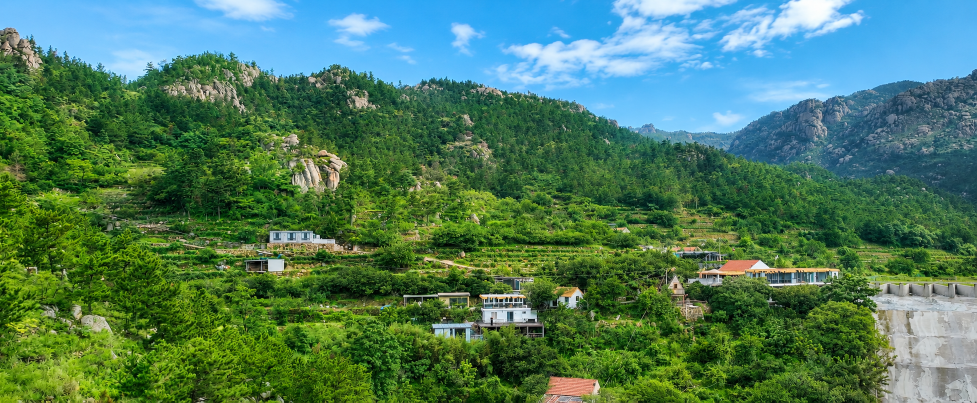
#> input picture 部分图片/山居介绍.png, 1953 x 805 px, found by its file name (shown at 1/2 size)
$ python make_tea_box_lineart_v2.py
#> lines starting #> are read from the running program, lines starting #| are printed output that depends on the picture; after the words box and inside, x2 and y2 are one past the last pixel; in counts of white or black regions, pixels touching at a corner belong together
from __future__ import annotations

import math
from pathlib import Path

import cv2
import numpy as np
from PIL import Image, ImageDraw


ROOT = Path(r"E:\AI编程\停云小程序")
SRC = ROOT / "部分图片" / "山居介绍.png"
OUT = ROOT / "输出_茶盒线稿"

GOLD = "#B88A45"
LIGHT_GOLD = "#D0A05A"
DEEP_GREEN = "#0D3B1D"


def points_to_path(points: list[tuple[float, float]] | np.ndarray, close: bool = False) -> str:
    pts = np.asarray(points, dtype=float).reshape(-1, 2)
    if len(pts) < 2:
        return ""
    d = [f"M {pts[0, 0]:.1f} {pts[0, 1]:.1f}"]
    for x, y in pts[1:]:
        d.append(f"L {x:.1f} {y:.1f}")
    if close:
        d.append("Z")
    return " ".join(d)


def contour_paths(
    mask: np.ndarray,
    min_len: float,
    epsilon: float,
    min_area: float = 0,
    limit: int | None = None,
    external: bool = False,
) -> list[str]:
    mode = cv2.RETR_EXTERNAL if external else cv2.RETR_LIST
    contours, _ = cv2.findContours(mask, mode, cv2.CHAIN_APPROX_NONE)
    items: list[tuple[float, str]] = []
    for c in contours:
        length = cv2.arcLength(c, True)
        area = abs(cv2.contourArea(c))
        x, y, w, h = cv2.boundingRect(c)
        if length < min_len or area < min_area or (w < 4 and h < 4):
            continue
        approx = cv2.approxPolyDP(c, epsilon, True)
        p = points_to_path(approx, close=True)
        if p:
            items.append((max(length, area), p))
    items.sort(reverse=True, key=lambda item: item[0])
    paths = [p for _, p in items]
    return paths[:limit] if limit else paths


def open_path_contours(edge: np.ndarray, min_len: float, epsilon: float, limit: int) -> list[str]:
    contours, _ = cv2.findContours(edge, cv2.RETR_LIST, cv2.CHAIN_APPROX_NONE)
    items: list[tuple[float, str]] = []
    for c in contours:
        length = cv2.arcLength(c, False)
        if length < min_len:
            continue
        x, y, w, h = cv2.boundingRect(c)
        if w < 10 and h < 10:
            continue
        approx = cv2.approxPolyDP(c, epsilon, False)
        p = points_to_path(approx, close=False)
        if p:
            items.append((length, p))
    items.sort(reverse=True, key=lambda item: item[0])
    return [p for _, p in items[:limit]]


def make_sky_mask(rgb: np.ndarray) -> np.ndarray:
    hsv = cv2.cvtColor(rgb, cv2.COLOR_RGB2HSV)
    h, s, v = hsv[..., 0], hsv[..., 1], hsv[..., 2]
    r = rgb[..., 0].astype(np.int16)
    g = rgb[..., 1].astype(np.int16)
    b = rgb[..., 2].astype(np.int16)
    yy = np.indices(h.shape)[0]
    blue_sky = (yy < 430) & (b > g + 4) & (b > r + 16) & (s > 28) & (v > 95)
    cloud = (yy < 330) & (v > 178) & (s < 65)
    sky = (blue_sky | cloud).astype(np.uint8) * 255
    sky = cv2.morphologyEx(sky, cv2.MORPH_CLOSE, np.ones((9, 9), np.uint8))
    return sky


def skyline_path(sky: np.ndarray, width: int, height: int) -> str:
    land = sky < 128
    ys = []
    last = 160
    for x in range(width):
        col = np.where(land[:520, x])[0]
        if len(col):
            last = int(col[0])
        ys.append(last)
    arr = np.asarray(ys, dtype=float)
    # Median first to remove tree pinholes, then moving average for a print-friendly ridge line.
    padded = np.pad(arr, (13, 13), mode="edge")
    med = np.array([np.median(padded[i : i + 27]) for i in range(width)])
    kernel = np.ones(29) / 29
    smooth = np.convolve(med, kernel, mode="same")
    pts = [(x, float(smooth[x])) for x in range(0, width, 8)]
    pts.append((width - 1, float(smooth[-1])))
    return points_to_path(pts)


def hough_paths(edge: np.ndarray, min_len: int, threshold: int, max_gap: int, angle_filter) -> list[str]:
    lines = cv2.HoughLinesP(edge, 1, np.pi / 180, threshold=threshold, minLineLength=min_len, maxLineGap=max_gap)
    if lines is None:
        return []
    paths: list[str] = []
    seen = set()
    for raw in lines[:, 0, :]:
        x1, y1, x2, y2 = map(int, raw)
        dx, dy = x2 - x1, y2 - y1
        length = math.hypot(dx, dy)
        if length < min_len:
            continue
        angle = abs(math.degrees(math.atan2(dy, dx)))
        angle = min(angle, 180 - angle)
        if not angle_filter(angle):
            continue
        key = (round(min(x1, x2) / 6), round(max(x1, x2) / 6), round((y1 + y2) / 8), round(angle / 6))
        if key in seen:
            continue
        seen.add(key)
        paths.append(f"M {x1:.1f} {y1:.1f} L {x2:.1f} {y2:.1f}")
    return paths


def make_preview(width: int, height: int, groups: dict[str, list[str]], out_file: Path):
    img = Image.new("RGB", (width, height), DEEP_GREEN)
    draw = ImageDraw.Draw(img, "RGBA")
    colors = {
        "skyline": (210, 160, 86, 128),
        "rock_forms": (205, 160, 92, 120),
        "architecture": (218, 170, 96, 165),
        "red_roof_forms": (218, 170, 96, 145),
        "terraces": (184, 138, 69, 98),
        "vegetation_texture": (184, 138, 69, 58),
        "distant_land": (184, 138, 69, 42),
    }
    for group, paths in groups.items():
        rgba = colors[group]
        width_px = 2 if group in {"skyline", "architecture", "red_roof_forms"} else 1
        for d in paths:
            vals = d.replace("M", "").replace("L", "").replace("Z", "").split()
            pts = [(float(vals[i]), float(vals[i + 1])) for i in range(0, len(vals), 2)]
            if len(pts) > 1:
                draw.line(pts, fill=rgba, width=width_px, joint="curve")
                if d.endswith("Z"):
                    draw.line([pts[-1], pts[0]], fill=rgba, width=width_px)
    img.save(out_file)


def main():
    OUT.mkdir(parents=True, exist_ok=True)
    image = Image.open(SRC).convert("RGB")
#> image is the input picture: PIL image 1953x805 RGB; mean R, G, B 78.2, 123.3, 94.3
    rgb = np.array(image)
    h, w = rgb.shape[:2]
    gray = cv2.cvtColor(rgb, cv2.COLOR_RGB2GRAY)
    hsv = cv2.cvtColor(rgb, cv2.COLOR_RGB2HSV)
#> hsv: shape (805, 1953, 3); mean H, S, V 65.8, 157.2, 137.5
    hue, sat, val = hsv[..., 0], hsv[..., 1], hsv[..., 2]
    sky = make_sky_mask(rgb)
#> in make_sky_mask, `blue_sky = (yy < 430) & (b > g + 4) & (b > r + 16) & (s > 28) & (v > 95)`:
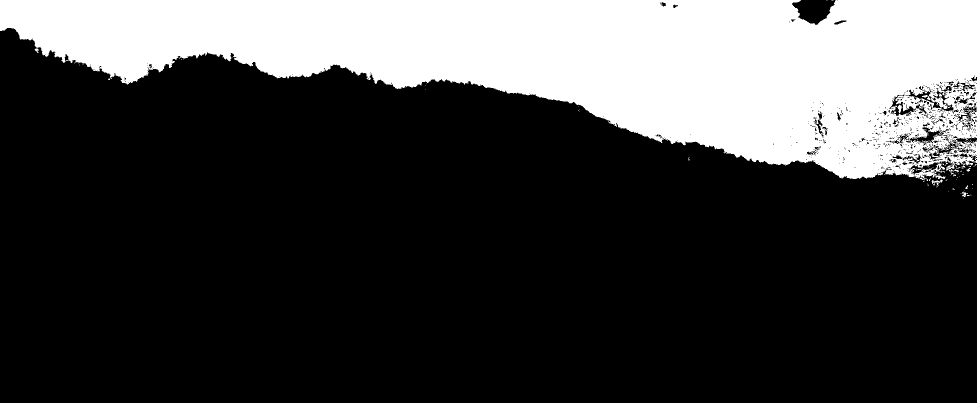
#> blue_sky: shape (805, 1953) bool (shown at 1/2 size); 25.7% white; 140 white regions (130 under 20 px), largest, box (x1, y1, x2, y2) and area: (0, 0, 1953, 362) 403585, (1863, 359, 1886, 371) 100, (1795, 210, 1804, 226) 86
    land = cv2.bitwise_not(sky)
#> land: shape (805, 1953); 72.4% white; 86 black regions (64 under 20 px), largest, box (x1, y1, x2, y2) and area: (0, 0, 1953, 375) 425492, (378, 141, 502, 229) 3166, (696, 180, 760, 217) 813
    land[:35, :] = 0

    groups: dict[str, list[str]] = {"skyline": [skyline_path(sky, w, h)]}
#> the loop in skyline_path, `for x in range(width):` made 1953 passes
#> last on passes 1 to 8: 62, 62, 62, 62, 62, 62, 62, 62
#> after the loop in skyline_path, `for x in range(width):`: ys = 1953 values, max 375 at index 1873, min 56 at index 14, mean 217
#> in skyline_path, `arr = np.asarray(ys, dtype=float)`: arr has the same summary as ys
#> in skyline_path, `padded = np.pad(arr, (13, 13), mode="edge")`: padded = 1979 values, max 375 at index 1886, min 56 at index 27, mean 216.7
#> in skyline_path, `med = np.array([np.median(padded[i : i + 27]) for i in range(width)])`: med = 1953 values, max 366 at index 1866, min 58 at index 12, mean 217.3
#> in skyline_path, `smooth = np.convolve(med, kernel, mode="same")`: smooth = 1953 values, max 364.9 at index 1872, min 31.38 at index 0, mean 216.6
#> in skyline_path, `pts = [(x, float(smooth[x])) for x in range(0, width, 8)]`: pts = 245 pairs, first value 0 to 1952, second value 31.38 to 364.9
#> in points_to_path, `pts = np.asarray(points, dtype=float).reshape(-1, 2)`: pts = 246 pairs, first value 0 to 1952, second value 31.38 to 364.9
#> in points_to_path, `d = [f"M {pts[0, 0]:.1f} {pts[0, 1]:.1f}"]`: d = ['M 0.0 31.4']
#> the loop in points_to_path, `for x, y in pts[1:]:` made 245 passes
#> (x, y) on passes 1 to 3: (8, 47.38), (16, 61.59), (24, 66.45)
#> after the loop in points_to_path, `for x, y in pts[1:]:`: d = 246 items, first 6: 'M 0.0 31.4', 'L 8.0 47.4', 'L 16.0 61.6', 'L 24.0 66.4', 'L 32.0 75.3', 'L 40.0 92.2'

    # Rock forms are a key identifier in this photo; use color, not just edge noise.
    yy = np.indices((h, w))[0]
    rock_mask = (
        (land > 0)
        & (yy < 430)
        & (sat < 96)
        & (val > 58)
        & ~((hue > 38) & (hue < 92) & (sat > 35))
    ).astype(np.uint8) * 255
#> rock_mask: shape (805, 1953); 0.61% white; 558 white regions (486 under 20 px), largest, box (x1, y1, x2, y2) and area: (584, 326, 652, 389) 2130, (644, 326, 684, 389) 1094, (0, 56, 29, 102) 728
    rock_mask = cv2.morphologyEx(rock_mask, cv2.MORPH_OPEN, np.ones((3, 3), np.uint8))
#> rock_mask: shape (805, 1953); 0.39% white; 87 white regions (49 under 20 px), largest, box (x1, y1, x2, y2) and area: (585, 330, 650, 389) 2006, (646, 330, 679, 382) 802, (9, 56, 29, 93) 463
    rock_mask = cv2.morphologyEx(rock_mask, cv2.MORPH_CLOSE, np.ones((5, 5), np.uint8))
#> rock_mask: shape (805, 1953); 0.42% white; 64 white regions (31 under 20 px)
    groups["rock_forms"] = contour_paths(rock_mask, min_len=22, epsilon=1.6, min_area=18, limit=650, external=True)
#> in contour_paths, `contours, _ = cv2.findContours(mask, mode, cv2.CHAIN_APPROX_NONE)`: contours = 64 contours, 41 with area under 20; largest, box (x1, y1, x2, y2) and area: (585, 330, 650, 389) 2020, (646, 327, 684, 382) 1124, (0, 56, 29, 97) 679, (818, 363, 842, 383) 180, (37, 79, 48, 103) 172
#> the loop in contour_paths, `for c in contours:` made 64 passes
#> (length, area, x, y, w, h) on passes 11, 12, 22, 23, 26, 29, 38, 41: (43.31, 85, 868, 363, 14, 12), (79.7, 179.5, 818, 363, 24, 20), (274.6, 2019.5, 585, 330, 65, 59), (180.9, 1124, 646, 327, 38, 55), (57.9, 104.5, 580, 316, 14, 19), (49.56, 111.5, 635, 301, 19, 11), (54.73, 63.5, 919, 281, 23, 8), (48.49, 86, 930, 262, 14, 14)
#> after the loop in contour_paths, `for c in contours:`: items = 24 items

    # Buildings: combine color-shape outlines with straight architectural strokes.
    arch_mask = np.zeros((h, w), dtype=np.uint8)
    for x1, y1, x2, y2 in [
        (455, 385, 755, 590),
        (760, 520, 1165, 735),
        (1140, 400, 1710, 650),
        (990, 680, 1335, 804),
    ]:
        arch_mask[y1:y2, x1:x2] = 255

    red_roof = (
        (arch_mask > 0)
        & ((hue < 18) | (hue > 168))
        & (sat > 55)
        & (val > 75)
    ).astype(np.uint8) * 255
#> red_roof: shape (805, 1953); 0.44% white; 255 white regions (234 under 20 px), largest, box (x1, y1, x2, y2) and area: (1090, 752, 1195, 804) 3310, (1397, 519, 1518, 557) 1678, (1505, 536, 1578, 549) 382
    red_roof = cv2.morphologyEx(red_roof, cv2.MORPH_CLOSE, np.ones((5, 5), np.uint8))
#> red_roof: shape (805, 1953); 0.54% white; 83 white regions (59 under 20 px)
    groups["red_roof_forms"] = contour_paths(red_roof, min_len=18, epsilon=1.2, min_area=20, limit=120, external=True)
#> in contour_paths (call 2), `contours, _ = cv2.findContours(mask, mode, cv2.CHAIN_APPROX_NONE)`: contours = 83 contours, 64 with area under 20; largest, box (x1, y1, x2, y2) and area: (1090, 752, 1195, 805) 3346, (1397, 519, 1635, 557) 2275, (1356, 589, 1391, 628) 255, (649, 487, 686, 501) 212, (603, 486, 644, 498) 210
#> the loop in contour_paths (call 2), `for c in contours:` made 83 passes
#> c on passes 31, 32, 33, 34, 36, 37, 39, 40: [[1147, 586], [1148, 586]], [[1149, 584]], [[1110, 584]], [[1317, 583]], [[1152, 575]], [[1363, 572]], [[1320, 569]], [[1321, 567]]

    white_wall = ((arch_mask > 0) & (sat < 82) & (val > 112)).astype(np.uint8) * 255
#> white_wall: shape (805, 1953); 1.5% white; 551 white regions (468 under 20 px), largest, box (x1, y1, x2, y2) and area: (864, 584, 1088, 685) 6239, (539, 459, 707, 504) 2651, (1520, 542, 1667, 575) 1390
    white_wall = cv2.morphologyEx(white_wall, cv2.MORPH_OPEN, np.ones((2, 2), np.uint8))
#> white_wall: shape (805, 1953); 1.4% white; 289 white regions (205 under 20 px), largest, box (x1, y1, x2, y2) and area: (957, 585, 1075, 655) 4266, (540, 462, 688, 503) 2546, (865, 641, 967, 686) 1496
    white_wall = cv2.morphologyEx(white_wall, cv2.MORPH_CLOSE, np.ones((4, 4), np.uint8))
#> white_wall: shape (805, 1953); 1.5% white; 160 white regions (104 under 20 px), largest, box (x1, y1, x2, y2) and area: (866, 556, 1089, 687) 7382, (536, 461, 697, 508) 2910, (1532, 546, 1667, 577) 1536
    wall_paths = contour_paths(white_wall, min_len=20, epsilon=1.0, min_area=18, limit=260, external=True)

    arch_gray = cv2.GaussianBlur(gray, (3, 3), 0)
    arch_edges = cv2.Canny(arch_gray, 45, 120, L2gradient=True)
#> arch_edges: shape (805, 1953); 21.8% white in thin lines or dots
    arch_edges = cv2.bitwise_and(arch_edges, arch_mask)
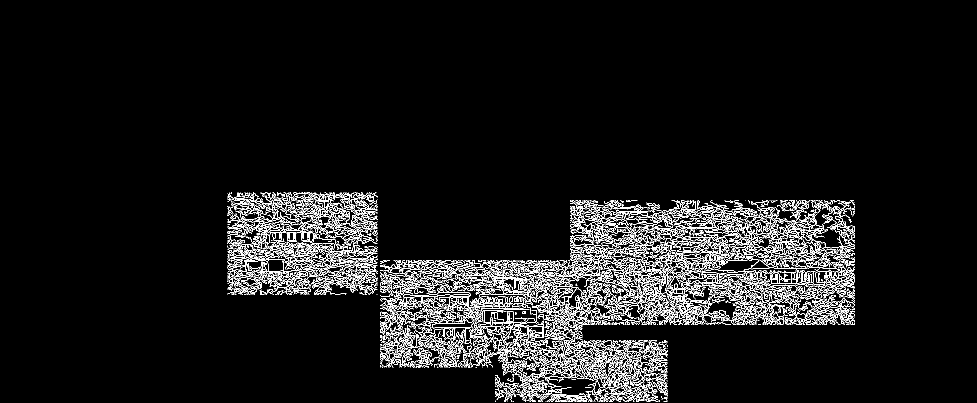
#> arch_edges: shape (805, 1953) (shown at 1/2 size); 5.9% white in thin lines or dots, all inside (x1, y1, x2, y2) = (455, 385, 1710, 804)
    straight_arch = hough_paths(
        arch_edges,
        min_len=20,
        threshold=30,
        max_gap=5,
        angle_filter=lambda a: a < 10 or abs(a - 90) < 10 or 17 < a < 40,
    )[:620]
#> the loop in hough_paths, `for raw in lines[:, 0, :]:` made 1986 passes
#> raw on passes 1 to 3: [943, 570, 983, 570], [761, 550, 787, 550], [636, 570, 657, 569]
    groups["architecture"] = wall_paths + straight_arch

    # Terraces and retaining walls should read as the residence landscape.
    terrain_edges = cv2.Canny(cv2.GaussianBlur(gray, (7, 7), 0), 42, 110, L2gradient=True)
#> terrain_edges: shape (805, 1953); 10.7% white in thin lines or dots
    terrain_edges = cv2.bitwise_and(terrain_edges, land)
#> terrain_edges: shape (805, 1953); 10% white in thin lines or dots
    terrain_edges[:300, :] = 0
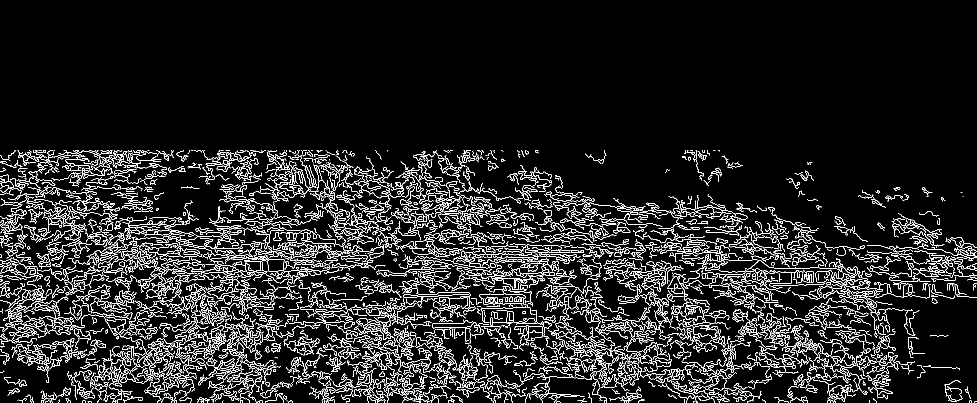
#> terrain_edges: shape (805, 1953) (shown at 1/2 size); 8.8% white in thin lines or dots, all inside (x1, y1, x2, y2) = (0, 300, 1953, 805)
    terrain_edges = cv2.bitwise_and(terrain_edges, cv2.bitwise_not(arch_mask))
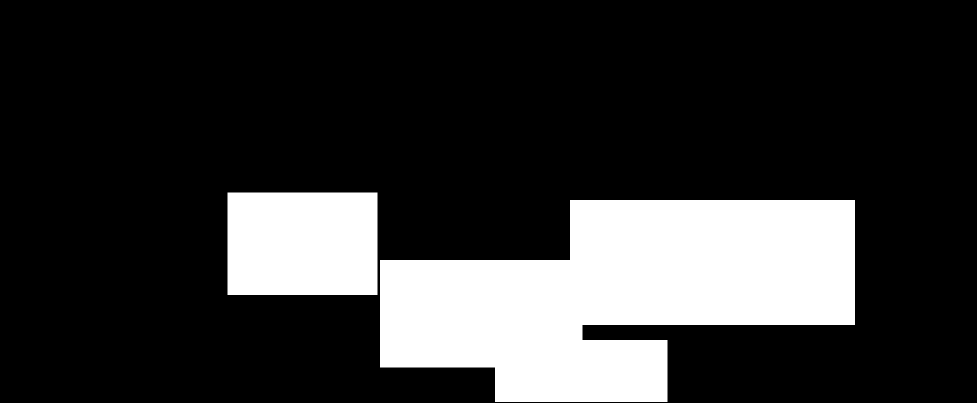
#> arch_mask: shape (805, 1953) (shown at 1/2 size); 20.4% white; 2 white regions, box (x1, y1, x2, y2) and area: (760, 400, 1710, 804) 259480, (455, 385, 755, 590) 61500
    groups["terraces"] = hough_paths(
        terrain_edges,
        min_len=48,
        threshold=42,
        max_gap=12,
        angle_filter=lambda a: a < 9,
    )[:560]
#> the loop in hough_paths (call 2), `for raw in lines[:, 0, :]:` made 877 passes
#> raw on passes 1 to 3: [1250, 662, 1325, 665], [365, 628, 467, 635], [724, 373, 785, 380]

    # Broad, slow contours give the mountains shape without turning leaves into static.
    broad = cv2.GaussianBlur(gray, (15, 15), 0)
    distant_paths: list[str] = []
    for level in [65, 82, 99, 116, 136, 156]:
        mask = ((broad < level) & (land > 0) & (yy < 560)).astype(np.uint8) * 255
        mask = cv2.morphologyEx(mask, cv2.MORPH_OPEN, np.ones((4, 4), np.uint8))
        distant_paths.extend(contour_paths(mask, min_len=90, epsilon=3.2, min_area=160, limit=90, external=True))
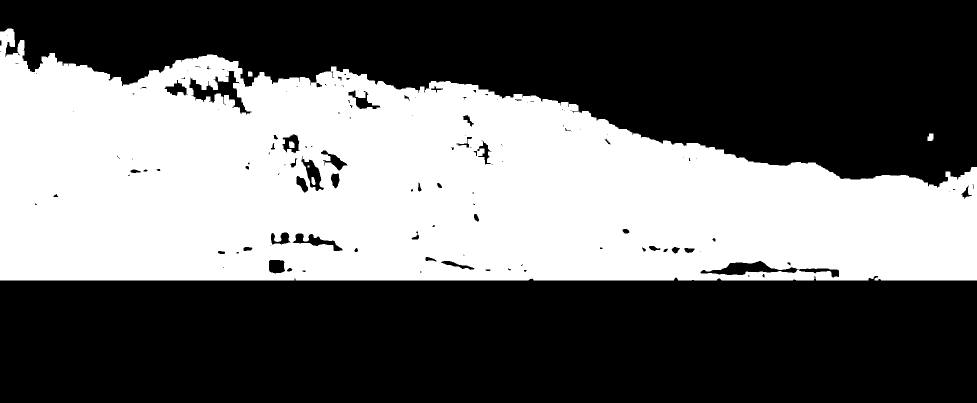
#> mask: shape (805, 1953) (shown at 1/2 size); 41.4% white; 6 white regions (1 under 20 px), largest, box (x1, y1, x2, y2) and area: (0, 57, 1953, 561) 650136, (1855, 267, 1867, 282) 156, (578, 283, 589, 296) 129, (623, 354, 631, 370) 100, (496, 143, 505, 153) 87
    groups["distant_land"] = distant_paths[:360]

    texture_src = cv2.GaussianBlur(gray, (9, 9), 0)
    texture = cv2.Canny(texture_src, 35, 90, L2gradient=True)
#> texture: shape (805, 1953); 9.2% white in thin lines or dots
    texture = cv2.bitwise_and(texture, land)
#> texture: shape (805, 1953); 8.5% white in thin lines or dots
    texture = cv2.bitwise_and(texture, cv2.bitwise_not(arch_mask))
#> texture: shape (805, 1953); 5.8% white in thin lines or dots
    texture[:170, :] = 0
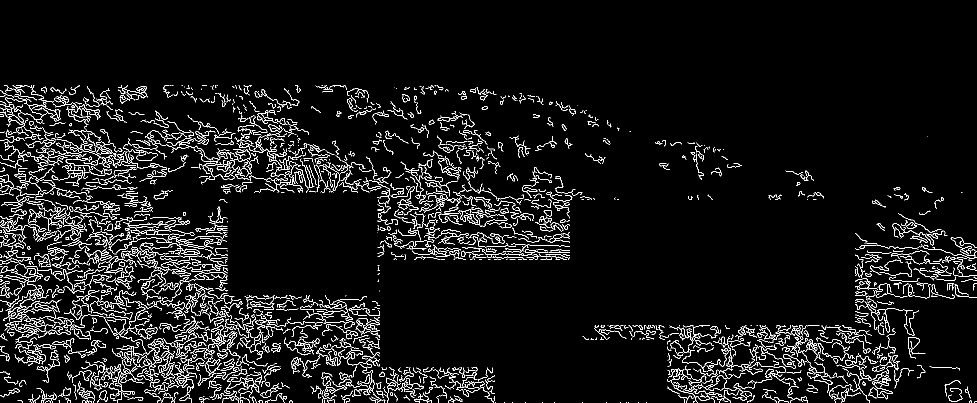
#> texture: shape (805, 1953) (shown at 1/2 size); 5.6% white in thin lines or dots, all inside (x1, y1, x2, y2) = (0, 170, 1953, 805)
    # Keep texture sparse, biased toward long strokes.
    groups["vegetation_texture"] = open_path_contours(texture, min_len=54, epsilon=2.4, limit=850)
#> the loop in open_path_contours, `for c in contours:` made 2026 passes
#> c on passes 1 to 3: [[1293, 804]], [[1276, 804]], [[1256, 804]]

    style = """
  <style>
    svg { background: transparent; }
    .skyline { fill: none; stroke: #D0A05A; stroke-width: 1.15; stroke-linecap: round; stroke-linejoin: round; opacity: .54; }
    .rock_forms { fill: none; stroke: #C99A55; stroke-width: .85; stroke-linecap: round; stroke-linejoin: round; opacity: .48; }
    .architecture { fill: none; stroke: #D8AA60; stroke-width: .95; stroke-linecap: round; stroke-linejoin: round; opacity: .70; }
    .red_roof_forms { fill: none; stroke: #D8AA60; stroke-width: .9; stroke-linecap: round; stroke-linejoin: round; opacity: .62; }
    .terraces { fill: none; stroke: #B88A45; stroke-width: .72; stroke-linecap: round; stroke-linejoin: round; opacity: .42; }
    .distant_land { fill: none; stroke: #B88A45; stroke-width: .58; stroke-linecap: round; stroke-linejoin: round; opacity: .22; }
    .vegetation_texture { fill: none; stroke: #B88A45; stroke-width: .52; stroke-linecap: round; stroke-linejoin: round; opacity: .24; }
  </style>
"""
    svg_path = OUT / "停云山居_茶盒线稿_v2_按原图结构.svg"
    with svg_path.open("w", encoding="utf-8", newline="\n") as f:
        f.write(f'<svg xmlns="http://www.w3.org/2000/svg" width="{w}" height="{h}" viewBox="0 0 {w} {h}">\n')
        f.write("  <title>停云山居茶盒线稿 v2</title>\n")
        f.write("  <desc>Structured line art from the source photo: skyline, rock forms, architecture, terraces, restrained vegetation texture.</desc>\n")
        f.write(style)
        for group, paths in groups.items():
            f.write(f'  <g id="{group}" class="{group}">\n')
            for p in paths:
                if p:
                    f.write(f'    <path d="{p}" />\n')
            f.write("  </g>\n")
#> this loop made 7 passes
        f.write("</svg>\n")

    make_preview(w, h, groups, OUT / "停云山居_茶盒线稿_v2_按原图结构_深绿预览.png")
#> the loop in make_preview, `for group, paths in groups.items():` made 7 passes
#> in make_preview, `img.save(out_file)`:
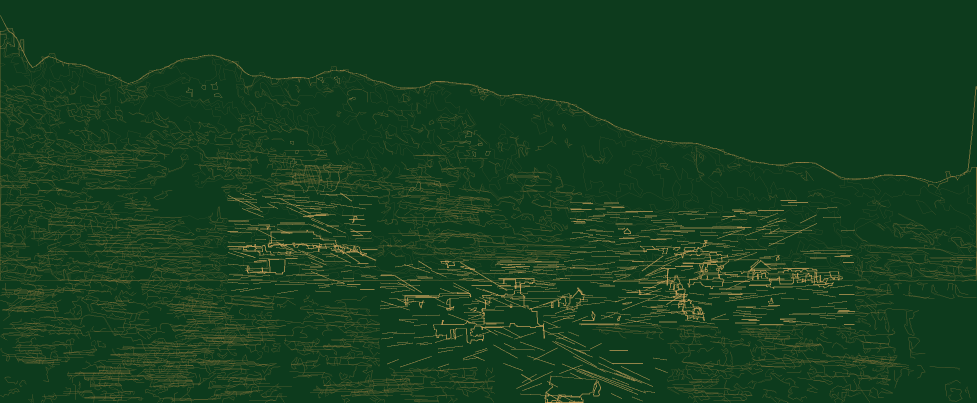
#> saved as 停云山居_茶盒线稿_v2_按原图结构_深绿预览.png: PIL image 1953x805 RGB (shown at 1/2 size); mean R, G, B 22.1, 63.5, 31.5
    print("written", svg_path)
    print({k: len(v) for k, v in groups.items()})
#| {'skyline': 1, 'rock_forms': 24, 'red_roof_forms': 19, 'architecture': 663, 'terraces': 560, 'distant_land': 128, 'vegetation_texture': 850}


if __name__ == "__main__":
    main()
